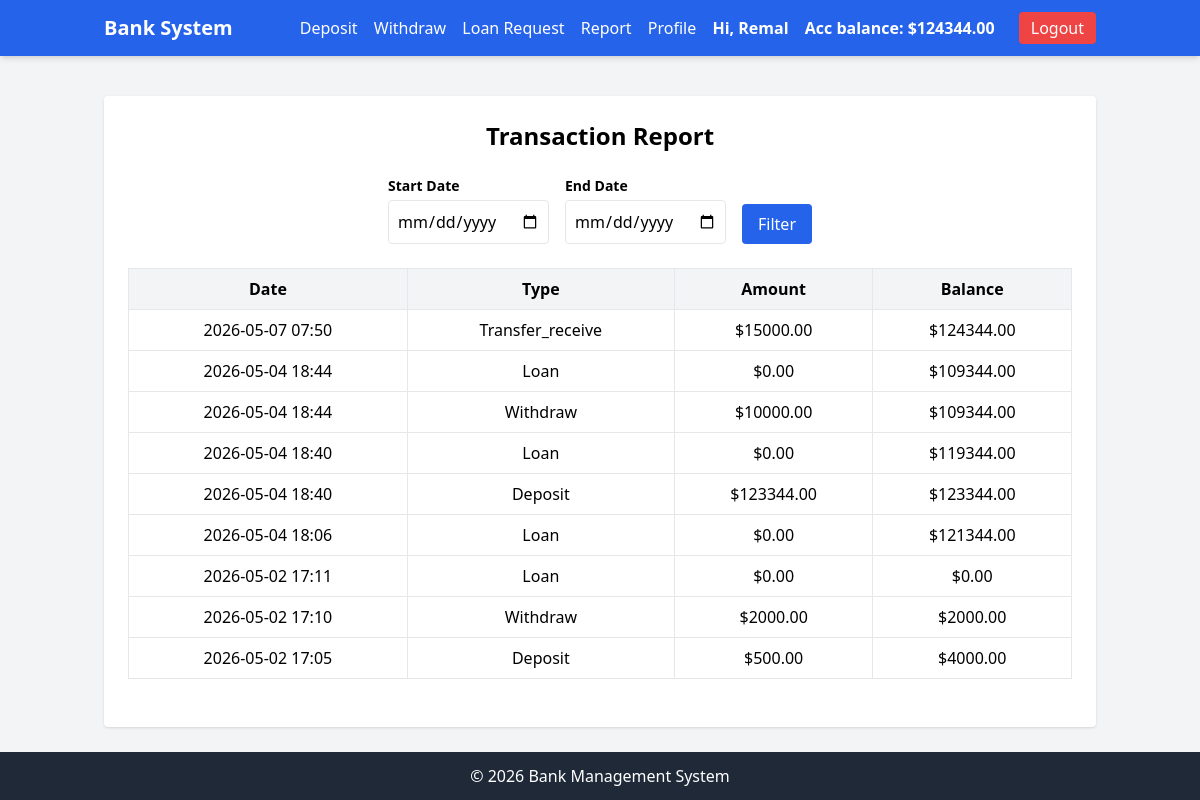
Page /transactions/report/ (signed in) on the committed database.
### accounts/models.py (models this page shows, shortened)
class UserBankAccount(models.Model):
    user=models.OneToOneField(User,on_delete=models.CASCADE,related_name='account')
    account_type=models.CharField(choices=Account_Type)
    account_no=models.IntegerField(unique=True)
    birth_date=models.DateField()
    gender=models.CharField(choices=Gender_Type)
    initial_deposit_date=models.DateField(auto_now_add=True)
    balance=models.DecimalField(default=0.00,max_digits=10,decimal_places=2)

### transactions/models.py (models this page shows)
class Transaction(models.Model):
    account=models.ForeignKey(UserBankAccount,on_delete=models.CASCADE)
    amount=models.DecimalField(decimal_places=2,max_digits=10)
    balance_after_transaction=models.DecimalField(decimal_places=2,max_digits=10)
    transaction_type=models.IntegerField(choices=TRANSACTION_TYPES, null=True)
    timestamp=models.DateTimeField(auto_now_add=True)
    loan_approve=models.BooleanField(default=False)
    class Meta:
        ordering=['timestamp']

### transactions/views.py (the view, shortened to what this page needs)
# urls.py: path('report/',TransactionReportView.as_view(),name='transaction_report'),
class TransactionReportView(LoginRequiredMixin, ListView):
    model = Transaction
    template_name = 'transaction_report.html'
    context_object_name = 'transactions'
    paginate_by = 10
    def get_queryset(self):
        account = self.request.user.account
        queryset = Transaction.objects.filter(account=account)
        start_date = self.request.GET.get('start_date')
        end_date = self.request.GET.get('end_date')
        return queryset.order_by('-timestamp')
    def get_context_data(self, **kwargs):
        context = super().get_context_data(**kwargs)
        context.update({
            'title': 'Transaction Report',
            'start_date': self.request.GET.get('start_date'),
            'end_date': self.request.GET.get('end_date'),
        })
        return context

### transactions/templates/transaction_report.html (shortened to what this page needs)
{% extends "base.html" %}
{% block content %}
<div class="bg-white p-6 rounded shadow">
    <h2 class="text-2xl font-bold mb-6 text-center">
        {{ title }}
    </h2>
    <form method="get" class="flex flex-wrap gap-4 justify-center mb-6">
        <div>
            <label class="block text-sm font-semibold mb-1">Start Date</label>
            <input type="date" name="start_date" value="{{ start_date }}"
                   class="border p-2 rounded w-full">
        </div>
        <div>
            <label class="block text-sm font-semibold mb-1">End Date</label>
            <input type="date" name="end_date" value="{{ end_date }}"
                   class="border p-2 rounded w-full">
        </div>
        <div class="flex items-end">
            <button type="submit"
                class="bg-blue-600 text-white px-4 py-2 rounded hover:bg-blue-700">
                Filter
            </button>
        </div>
    </form>
    <div class="overflow-x-auto">
        <table class="w-full border border-gray-200">
            <thead class="bg-gray-100">
                <tr>
                    <th class="p-2 border">Date</th>
                    <th class="p-2 border">Type</th>
                    <th class="p-2 border">Amount</th>
                    <th class="p-2 border">Balance</th>
                </tr>
            </thead>
            <tbody>
                {% for t in transactions %}
                    <tr class="text-center hover:bg-gray-50">
                        <td class="p-2 border">
                            {{ t.timestamp|date:"Y-m-d H:i" }}
                        </td>
                        <td class="p-2 border">
                            {{ t.get_transaction_type_display }}
                        </td>
                        <td class="p-2 border">
                            ${{ t.amount }}
                        </td>
                        <td class="p-2 border">
                            ${{ t.balance_after_transaction }}
                        </td>
                    </tr>
                {% empty %}
                    <tr>
                        <td colspan="4" class="p-4 text-center text-gray-500">
                            No transactions found
                        </td>
                    </tr>
                {% endfor %}
            </tbody>
        </table>
    </div>
</div>
{% endblock %}

### core/templates/base.html (shortened to what this page needs)
{% load static %}
<!DOCTYPE html>
<html lang="en">
<head>
    <script src="https://cdn.tailwindcss.com"></script>
</head>
<body class="bg-gray-100 min-h-screen flex flex-col">
<nav class="bg-blue-600 text-white shadow-md">
    <div class="container mx-auto px-4 py-3 flex justify-between items-center">
        <a href="{% url 'home' %}" class="text-xl font-bold">Bank System</a>
        <div class="space-x-3">
            {% if user.is_authenticated %}
                <a href="{% url 'deposit' %}" class="hover:underline">Deposit</a>
                <a href="{% url 'withdraw' %}" class="hover:underline">Withdraw</a>
                <a href="{% url 'loan_request' %}" class="hover:underline">Loan Request</a>
                <a href="" class="hover:underline">Report</a>
                <a href="" class="hover:underline">Profile</a>
                <span class="font-semibold ml-2">Hi, {{ user.username }}</span>
                <span class="font-semibold ml-2">Acc balance: ${{ user.account.balance|floatformat:2 }}</span>
                <form method="post" action="{% url 'logout' %}" class="inline">
                    <button type="submit"
                        class="bg-red-500 px-3 py-1 rounded hover:bg-red-600 ml-2">
                        Logout
                    </button>
                </form>
            {% endif %}
        </div>
    </div>
</nav>
<main class="flex-grow container mx-auto px-4 py-6">
    {% block content %}
    {% endblock %}
</main>
<footer class="bg-gray-800 text-white text-center py-3 mt-auto">
    <p>&copy; 2026 Bank Management System</p>
</footer>
</body>
</html>

### rows in the picture
Transaction: timestamp "2026-05-07 07:50", transaction_type "Transfer_receive", amount "15000.00", balance_after_transaction "124344.00"
Transaction: timestamp "2026-05-04 18:44", transaction_type "Loan", amount "0.00", balance_after_transaction "109344.00"
Transaction: timestamp "2026-05-04 18:44", transaction_type "Withdraw", amount "10000.00", balance_after_transaction "109344.00"
Transaction: timestamp "2026-05-04 18:40", transaction_type "Loan", amount "0.00", balance_after_transaction "119344.00"
Transaction: timestamp "2026-05-04 18:40", transaction_type "Deposit", amount "123344.00", balance_after_transaction "123344.00"
Transaction: timestamp "2026-05-04 18:06", transaction_type "Loan", amount "0.00", balance_after_transaction "121344.00"
Transaction: timestamp "2026-05-02 17:11", transaction_type "Loan", amount "0.00", balance_after_transaction "0.00"
Transaction: timestamp "2026-05-02 17:10", transaction_type "Withdraw", amount "2000.00", balance_after_transaction "2000.00"
Transaction: timestamp "2026-05-02 17:05", transaction_type "Deposit", amount "500.00", balance_after_transaction "4000.00"

### other values in the picture
{{ user.username }} "Remal"
{{ user.account.balance|floatformat:2 }} "124344.00"
{{ title }} "Transaction Report"
